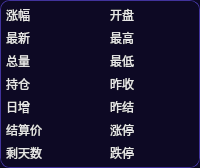
                        <widget class="QFrame" name="frame_78">
                         <property name="maximumSize">
                          <size>
                           <width>16777215</width>
                           <height>200</height>
                          </size>
                         </property>
                         <property name="styleSheet">
                          <string notr="true">QFrame {	
	background-color: rgb(13, 9, 36);
	border-radius: 10px;
	border: 1px solid rgb(65, 51, 156);
}

</string>
                         </property>
                         <property name="frameShape">
                          <enum>QFrame::StyledPanel</enum>
                         </property>
                         <property name="frameShadow">
                          <enum>QFrame::Raised</enum>
                         </property>
                         <layout class="QHBoxLayout" name="horizontalLayout_31">
                          <property name="spacing">
                           <number>10</number>
                          </property>
                          <property name="leftMargin">
                           <number>0</number>
                          </property>
                          <property name="topMargin">
                           <number>0</number>
                          </property>
                          <property name="rightMargin">
                           <number>0</number>
                          </property>
                          <property name="bottomMargin">
                           <number>0</number>
                          </property>
                          <item>
                           <widget class="QFrame" name="frame_79">
                            <property name="styleSheet">
                             <string notr="true">QFrame {	
	background-color: rgb(13, 9, 36);
	border-radius: 10px;
	border: none;
}

</string>
                            </property>
                            <property name="frameShape">
                             <enum>QFrame::StyledPanel</enum>
                            </property>
                            <property name="frameShadow">
                             <enum>QFrame::Raised</enum>
                            </property>
                            <layout class="QHBoxLayout" name="horizontalLayout_38">
                             <property name="leftMargin">
                              <number>0</number>
                             </property>
                             <property name="topMargin">
                              <number>0</number>
                             </property>
                             <property name="rightMargin">
                              <number>0</number>
                             </property>
                             <property name="bottomMargin">
                              <number>0</number>
                             </property>
                             <item alignment="Qt::AlignLeft">
                              <widget class="QFrame" name="frame_90">
                               <property name="frameShape">
                                <enum>QFrame::StyledPanel</enum>
                               </property>
                               <property name="frameShadow">
                                <enum>QFrame::Raised</enum>
                               </property>
                               <layout class="QVBoxLayout" name="verticalLayout_48">
                                <property name="spacing">
                                 <number>5</number>
                                </property>
                                <property name="leftMargin">
                                 <number>5</number>
                                </property>
                                <property name="topMargin">
                                 <number>5</number>
                                </property>
                                <property name="rightMargin">
                                 <number>5</number>
                                </property>
                                <property name="bottomMargin">
                                 <number>5</number>
                                </property>
                                <item>
                                 <widget class="QLabel" name="label_18">
                                  <property name="styleSheet">
                                   <string notr="true">background-color: rgbA(0, 0, 0, 0);
color: rgb(230, 230, 230);
font: 10pt &quot;等线&quot;;
border-radius: 5px;
border: none;</string>
                                  </property>
                                  <property name="text">
                                   <string>涨幅</string>
                                  </property>
                                 </widget>
                                </item>
                                <item>
                                 <widget class="QLabel" name="label_19">
                                  <property name="styleSheet">
                                   <string notr="true">background-color: rgbA(0, 0, 0, 0);
color: rgb(230, 230, 230);
font: 10pt &quot;等线&quot;;
border-radius: 5px;
border: none;</string>
                                  </property>
                                  <property name="text">
                                   <string>最新</string>
                                  </property>
                                 </widget>
                                </item>
                                <item>
                                 <widget class="QLabel" name="label_20">
                                  <property name="styleSheet">
                                   <string notr="true">background-color: rgbA(0, 0, 0, 0);
color: rgb(230, 230, 230);
font: 10pt &quot;等线&quot;;
border-radius: 5px;
border: none;</string>
                                  </property>
                                  <property name="text">
                                   <string>总量</string>
                                  </property>
                                 </widget>
                                </item>
                                <item>
                                 <widget class="QLabel" name="label_21">
                                  <property name="styleSheet">
                                   <string notr="true">background-color: rgbA(0, 0, 0, 0);
color: rgb(230, 230, 230);
font: 10pt &quot;等线&quot;;
border-radius: 5px;
border: none;</string>
                                  </property>
                                  <property name="text">
                                   <string>持仓</string>
                                  </property>
                                 </widget>
                                </item>
                                <item>
                                 <widget class="QLabel" name="label_25">
                                  <property name="styleSheet">
                                   <string notr="true">background-color: rgbA(0, 0, 0, 0);
color: rgb(230, 230, 230);
font: 10pt &quot;等线&quot;;
border-radius: 5px;
border: none;</string>
                                  </property>
                                  <property name="text">
                                   <string>日增</string>
                                  </property>
                                 </widget>
                                </item>
                                <item>
                                 <widget class="QLabel" name="label_27">
                                  <property name="styleSheet">
                                   <string notr="true">background-color: rgbA(0, 0, 0, 0);
color: rgb(230, 230, 230);
font: 10pt &quot;等线&quot;;
border-radius: 5px;
border: none;</string>
                                  </property>
                                  <property name="text">
                                   <string>结算价</string>
                                  </property>
                                 </widget>
                                </item>
                                <item>
                                 <widget class="QLabel" name="label_29">
                                  <property name="styleSheet">
                                   <string notr="true">background-color: rgbA(0, 0, 0, 0);
color: rgb(230, 230, 230);
font: 10pt &quot;等线&quot;;
border-radius: 5px;
border: none;</string>
                                  </property>
                                  <property name="text">
                                   <string>剩天数</string>
                                  </property>
                                 </widget>
                                </item>
                               </layout>
                              </widget>
                             </item>
                             <item>
                              <widget class="QFrame" name="frame_93">
                               <property name="frameShape">
                                <enum>QFrame::StyledPanel</enum>
                               </property>
                               <property name="frameShadow">
                                <enum>QFrame::Raised</enum>
                               </property>
                               <layout class="QVBoxLayout" name="verticalLayout_52">
                                <property name="spacing">
                                 <number>5</number>
                                </property>
                                <property name="leftMargin">
                                 <number>5</number>
                                </property>
                                <property name="topMargin">
                                 <number>5</number>
                                </property>
                                <property name="rightMargin">
                                 <number>5</number>
                                </property>
                                <property name="bottomMargin">
                                 <number>5</number>
                                </property>
                                <item>
                                 <widget class="QLabel" name="label_percent_increase">
                                  <property name="styleSheet">
                                   <string notr="true">background-color: rgbA(0, 0, 0, 0);
color: rgb(255, 0, 0);
font: 700 12pt &quot;等线&quot;;
border-radius: 5px;
border: none;</string>
                                  </property>
                                  <property name="text">
                                   <string/>
                                  </property>
                                  <property name="alignment">
                                   <set>Qt::AlignRight|Qt::AlignTrailing|Qt::AlignVCenter</set>
                                  </property>
                                 </widget>
                                </item>
                                <item>
                                 <widget class="QLabel" name="label_last_price">
                                  <property name="styleSheet">
                                   <string notr="true">background-color: rgbA(0, 0, 0, 0);
color: rgb(255, 255, 0);
font: 700 12pt &quot;等线&quot;;
border-radius: 5px;
border: none;</string>
                                  </property>
                                  <property name="text">
                                   <string/>
                                  </property>
                                  <property name="alignment">
                                   <set>Qt::AlignRight|Qt::AlignTrailing|Qt::AlignVCenter</set>
                                  </property>
                                 </widget>
                                </item>
                                <item>
                                 <widget class="QLabel" name="label_volume">
                                  <property name="styleSheet">
                                   <string notr="true">background-color: rgbA(0, 0, 0, 0);
color: rgb(255, 255, 0);
font: 700 12pt &quot;等线&quot;;
border-radius: 5px;
border: none;</string>
                                  </property>
                                  <property name="text">
                                   <string/>
                                  </property>
                                  <property name="alignment">
                                   <set>Qt::AlignRight|Qt::AlignTrailing|Qt::AlignVCenter</set>
                                  </property>
                                 </widget>
                                </item>
                                <item>
                                 <widget class="QLabel" name="label_open_interest">
                                  <property name="styleSheet">
                                   <string notr="true">background-color: rgbA(0, 0, 0, 0);
color: rgb(255, 255, 0);
font: 700 12pt &quot;等线&quot;;
border-radius: 5px;
border: none;</string>
                                  </property>
                                  <property name="text">
                                   <string/>
                                  </property>
                                  <property name="alignment">
                                   <set>Qt::AlignRight|Qt::AlignTrailing|Qt::AlignVCenter</set>
                                  </property>
                                 </widget>
                                </item>
                                <item>
                                 <widget class="QLabel" name="label_daily_increase">
                                  <property name="styleSheet">
                                   <string notr="true">background-color: rgbA(0, 0, 0, 0);
color: rgb(255, 255, 0);
font: 700 12pt &quot;等线&quot;;
border-radius: 5px;
border: none;</string>
                                  </property>
                                  <property name="text">
                                   <string/>
                                  </property>
                                  <property name="alignment">
                                   <set>Qt::AlignRight|Qt::AlignTrailing|Qt::AlignVCenter</set>
                                  </property>
                                 </widget>
                                </item>
                                <item>
                                 <widget class="QLabel" name="label_settlement">
                                  <property name="styleSheet">
                                   <string notr="true">background-color: rgbA(0, 0, 0, 0);
color: rgb(255, 255, 0);
font: 700 12pt &quot;等线&quot;;
border-radius: 5px;
border: none;</string>
                                  </property>
                                  <property name="text">
                                   <string/>
                                  </property>
                                  <property name="alignment">
                                   <set>Qt::AlignRight|Qt::AlignTrailing|Qt::AlignVCenter</set>
                                  </property>
                                 </widget>
                                </item>
                                <item>
                                 <widget class="QLabel" name="label_expire_rest_days">
                                  <property name="styleSheet">
                                   <string notr="true">background-color: rgbA(0, 0, 0, 0);
color: rgb(255, 255, 0);
font: 700 12pt &quot;等线&quot;;
border-radius: 5px;
border: none;</string>
                                  </property>
                                  <property name="text">
                                   <string/>
                                  </property>
                                  <property name="alignment">
                                   <set>Qt::AlignRight|Qt::AlignTrailing|Qt::AlignVCenter</set>
                                  </property>
                                 </widget>
                                </item>
                               </layout>
                              </widget>
                             </item>
                            </layout>
                           </widget>
                          </item>
                          <item>
                           <widget class="QFrame" name="frame_94">
                            <property name="styleSheet">
                             <string notr="true">QFrame {	
	background-color: rgb(13, 9, 36);
	border-radius: 10px;
	border: none;
}

</string>
                            </property>
                            <property name="frameShape">
                             <enum>QFrame::StyledPanel</enum>
                            </property>
                            <property name="frameShadow">
                             <enum>QFrame::Raised</enum>
                            </property>
                            <layout class="QHBoxLayout" name="horizontalLayout_44">
                             <property name="leftMargin">
                              <number>0</number>
                             </property>
                             <property name="topMargin">
                              <number>0</number>
                             </property>
                             <property name="rightMargin">
                              <number>0</number>
                             </property>
                             <property name="bottomMargin">
                              <number>0</number>
                             </property>
                             <item>
                              <widget class="QFrame" name="frame_95">
                               <property name="frameShape">
                                <enum>QFrame::StyledPanel</enum>
                               </property>
                               <property name="frameShadow">
                                <enum>QFrame::Raised</enum>
                               </property>
                               <layout class="QVBoxLayout" name="verticalLayout_54">
                                <property name="spacing">
                                 <number>5</number>
                                </property>
                                <property name="leftMargin">
                                 <number>5</number>
                                </property>
                                <property name="topMargin">
                                 <number>5</number>
                                </property>
                                <property name="rightMargin">
                                 <number>5</number>
                                </property>
                                <property name="bottomMargin">
                                 <number>5</number>
                                </property>
                                <item>
                                 <widget class="QLabel" name="label_30">
                                  <property name="styleSheet">
                                   <string notr="true">background-color: rgbA(0, 0, 0, 0);
color: rgb(230, 230, 230);
font: 10pt &quot;等线&quot;;
border-radius: 5px;
border: none;</string>
                                  </property>
                                  <property name="text">
                                   <string>开盘</string>
                                  </property>
                                 </widget>
                                </item>
                                <item>
                                 <widget class="QLabel" name="label_31">
                                  <property name="styleSheet">
                                   <string notr="true">background-color: rgbA(0, 0, 0, 0);
color: rgb(230, 230, 230);
font: 10pt &quot;等线&quot;;
border-radius: 5px;
border: none;</string>
                                  </property>
                                  <property name="text">
                                   <string>最高</string>
                                  </property>
                                 </widget>
                                </item>
                                <item>
                                 <widget class="QLabel" name="label_32">
                                  <property name="styleSheet">
                                   <string notr="true">background-color: rgbA(0, 0, 0, 0);
color: rgb(230, 230, 230);
font: 10pt &quot;等线&quot;;
border-radius: 5px;
border: none;</string>
                                  </property>
                                  <property name="text">
                                   <string>最低</string>
                                  </property>
                                 </widget>
                                </item>
                                <item>
                                 <widget class="QLabel" name="label_33">
                                  <property name="styleSheet">
                                   <string notr="true">background-color: rgbA(0, 0, 0, 0);
color: rgb(230, 230, 230);
font: 10pt &quot;等线&quot;;
border-radius: 5px;
border: none;</string>
                                  </property>
                                  <property name="text">
                                   <string>昨收</string>
                                  </property>
                                 </widget>
                                </item>
                                <item>
                                 <widget class="QLabel" name="label_34">
                                  <property name="styleSheet">
                                   <string notr="true">background-color: rgbA(0, 0, 0, 0);
color: rgb(230, 230, 230);
font: 10pt &quot;等线&quot;;
border-radius: 5px;
border: none;</string>
                                  </property>
                                  <property name="text">
                                   <string>昨结</string>
                                  </property>
                                 </widget>
                                </item>
                                <item>
                                 <widget class="QLabel" name="label_35">
                                  <property name="styleSheet">
                                   <string notr="true">background-color: rgbA(0, 0, 0, 0);
color: rgb(230, 230, 230);
font: 10pt &quot;等线&quot;;
border-radius: 5px;
border: none;</string>
                                  </property>
                                  <property name="text">
                                   <string>涨停</string>
                                  </property>
                                 </widget>
                                </item>
                                <item>
                                 <widget class="QLabel" name="label_36">
                                  <property name="styleSheet">
                                   <string notr="true">background-color: rgbA(0, 0, 0, 0);
color: rgb(230, 230, 230);
font: 10pt &quot;等线&quot;;
border-radius: 5px;
border: none;</string>
                                  </property>
                                  <property name="text">
                                   <string>跌停</string>
                                  </property>
                                 </widget>
                                </item>
                               </layout>
                              </widget>
                             </item>
                             <item>
                              <widget class="QFrame" name="frame_96">
                               <property name="frameShape">
                                <enum>QFrame::StyledPanel</enum>
                               </property>
                               <property name="frameShadow">
                                <enum>QFrame::Raised</enum>
                               </property>
                               <layout class="QVBoxLayout" name="verticalLayout_55">
                                <property name="spacing">
                                 <number>3</number>
                                </property>
                                <property name="leftMargin">
                                 <number>5</number>
                                </property>
                                <property name="topMargin">
                                 <number>5</number>
                                </property>
                                <property name="rightMargin">
                                 <number>5</number>
                                </property>
                                <property name="bottomMargin">
                                 <number>5</number>
                                </property>
                                <item>
                                 <widget class="QLabel" name="label_open">
                                  <property name="styleSheet">
                                   <string notr="true">background-color: rgbA(0, 0, 0, 0);
color: rgb(255, 0, 0);
font: 700 12pt &quot;等线&quot;;
border-radius: 5px;
border: none;</string>
                                  </property>
                                  <property name="text">
                                   <string/>
                                  </property>
                                  <property name="alignment">
                                   <set>Qt::AlignRight|Qt::AlignTrailing|Qt::AlignVCenter</set>
                                  </property>
                                 </widget>
                                </item>
                                <item>
                                 <widget class="QLabel" name="label_highest">
                                  <property name="styleSheet">
                                   <string notr="true">background-color: rgbA(0, 0, 0, 0);
color: rgb(255, 0, 0);
font: 700 12pt &quot;等线&quot;;
border-radius: 5px;
border: none;</string>
                                  </property>
                                  <property name="text">
                                   <string/>
                                  </property>
                                  <property name="alignment">
                                   <set>Qt::AlignRight|Qt::AlignTrailing|Qt::AlignVCenter</set>
                                  </property>
                                 </widget>
                                </item>
                                <item>
                                 <widget class="QLabel" name="label_lowest">
                                  <property name="styleSheet">
                                   <string notr="true">background-color: rgbA(0, 0, 0, 0);
color: rgb(255, 0, 0);
font: 700 12pt &quot;等线&quot;;
border-radius: 5px;
border: none;</string>
                                  </property>
                                  <property name="text">
                                   <string/>
                                  </property>
                                  <property name="alignment">
                                   <set>Qt::AlignRight|Qt::AlignTrailing|Qt::AlignVCenter</set>
                                  </property>
                                 </widget>
                                </item>
                                <item>
                                 <widget class="QLabel" name="label_pre_close">
                                  <property name="styleSheet">
                                   <string notr="true">background-color: rgbA(0, 0, 0, 0);
color: rgb(255, 0, 0);
font: 700 12pt &quot;等线&quot;;
border-radius: 5px;
border: none;</string>
                                  </property>
                                  <property name="text">
                                   <string/>
                                  </property>
                                  <property name="alignment">
                                   <set>Qt::AlignRight|Qt::AlignTrailing|Qt::AlignVCenter</set>
                                  </property>
                                 </widget>
                                </item>
                                <item>
                                 <widget class="QLabel" name="label_pre_settlement">
                                  <property name="styleSheet">
                                   <string notr="true">background-color: rgbA(0, 0, 0, 0);
color: rgb(255, 0, 0);
font: 700 12pt &quot;等线&quot;;
border-radius: 5px;
border: none;</string>
                                  </property>
                                  <property name="text">
                                   <string/>
                                  </property>
                                  <property name="alignment">
                                   <set>Qt::AlignRight|Qt::AlignTrailing|Qt::AlignVCenter</set>
                                  </property>
                                 </widget>
                                </item>
                                <item>
                                 <widget class="QLabel" name="label_upper_limit">
                                  <property name="styleSheet">
                                   <string notr="true">background-color: rgbA(0, 0, 0, 0);
color: rgb(255, 0, 0);
font: 700 12pt &quot;等线&quot;;
border-radius: 5px;
border: none;</string>
                                  </property>
                                  <property name="text">
                                   <string/>
                                  </property>
                                  <property name="alignment">
                                   <set>Qt::AlignRight|Qt::AlignTrailing|Qt::AlignVCenter</set>
                                  </property>
                                 </widget>
                                </item>
                                <item>
                                 <widget class="QLabel" name="label_lower_limit">
                                  <property name="styleSheet">
                                   <string notr="true">background-color: rgbA(0, 0, 0, 0);
color: rgb(255, 0, 0);
font: 700 12pt &quot;等线&quot;;
border-radius: 5px;
border: none;</string>
                                  </property>
                                  <property name="text">
                                   <string/>
                                  </property>
                                  <property name="alignment">
                                   <set>Qt::AlignRight|Qt::AlignTrailing|Qt::AlignVCenter</set>
                                  </property>
                                 </widget>
                                </item>
                               </layout>
                              </widget>
                             </item>
                            </layout>
                           </widget>
                          </item>
                         </layout>
                        </widget>
